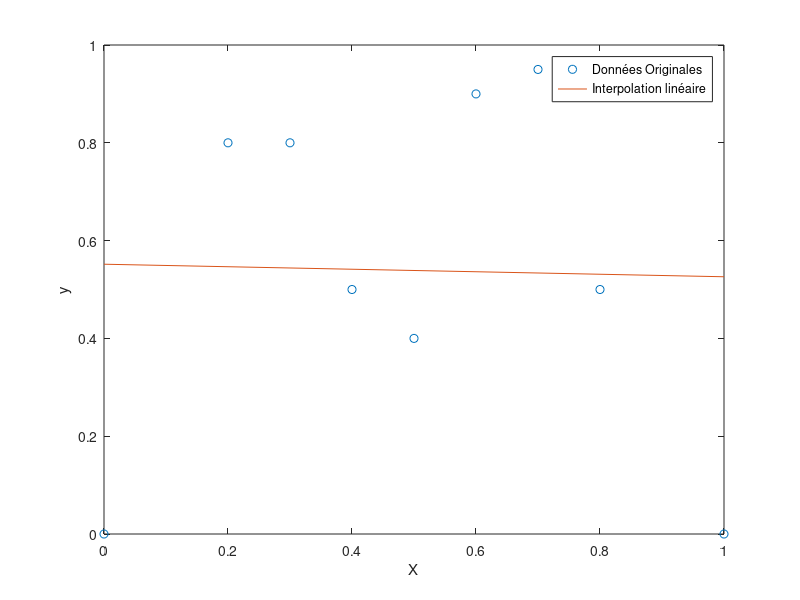
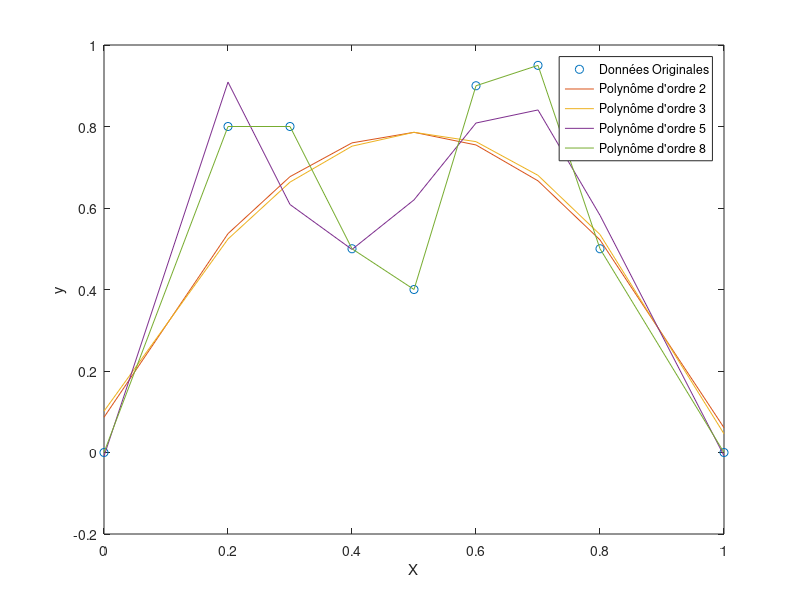

The MATLAB source for these figures, in order: (Note: this script raises an error after producing the figures.)
% Données
X = [0, 0.2, 0.3, 0.4, 0.5, 0.6, 0.7, 0.8, 1];
y = [0, 0.8, 0.8, 0.5, 0.4, 0.9, 0.95, 0.5, 0];

% Régression linéaire d'ordre 1 (polynôme de degré 1)
coefficients = polyfit(X, y, 1);

% Utilisation des coefficients pour évaluer le polynôme
y_interp = polyval(coefficients, X);

% Tracé des données originales et de l'interpolation
figure;
plot(X, y, 'o', 'DisplayName', 'Données Originales');
hold on;
plot(X, y_interp, '-', 'DisplayName', 'Interpolation linéaire');
xlabel('X');
ylabel('y');
legend('show');
%%%%%%%%%%%%%%%%%%%%%%%%%%%%%%%%%%%%%%%%%%%%%%%%%%%%%%%%%%%%%%%%%%%%%%%%%%%%%%%%%%%%%%%%%

% Ordres des polynômes
orders = [2, 3, 5, 8];

% Tracé des données originales
figure;
plot(X, y, 'o', 'DisplayName', 'Données Originales');
hold on;

% Boucle sur les différents ordres de polynômes
for i = 1:length(orders)
    % Régression polynomiale
    coefficients = polyfit(X, y, orders(i));

    % Utilisation des coefficients pour évaluer le polynôme
    y_interp = polyval(coefficients, X);

    % Tracé de l'interpolation
    plot(X, y_interp, '-', 'DisplayName', ['Polynôme d''ordre ', num2str(orders(i))]);
end

xlabel('X');
ylabel('y');
legend('show');

%%%%%%%%%%%%%%%%%%%%%%%%%%%%%%%%%%%%%%%%%%%%%%%%%%%%%%%%%%%%%%%%%%%%%%%%%%%%%%%%%%%%%%%%%%



% Interpolation using lagrangepoly function
P = lagrangepoly(X, y);

% Tracé des données originales
figure;
plot(X, y, 'o', 'DisplayName', 'Données Originales');
hold on;

% Tracé de l'interpolation
xx = linspace(min(X), max(X), 1000);  % Points pour le tracé plus fin
yy = lagrangepoly(X, y, xx);
plot(xx, yy, '-', 'DisplayName', 'Interpolation Lagrange');
xlabel('X');
ylabel('y');
legend('show');


function [P,R,S] = lagrangepoly(X,Y,XX)
%LAGRANGEPOLY  Lagrange interpolation polynomial fitting a set of points
%   [P,R,S] = LAGRANGEPOLY(X,Y)  where X and Y are row vectors
%   defining a set of N points uses Lagrange's method to find
%   the N-1th order polynomial in X that passes through these
%   points.
%
%   P returns the N coefficients defining the polynomial,
%   in the same order as used by POLY and POLYVAL (highest order first).
%   Then, polyval(P,X) = Y.
%
%   R returns the x-coordinates of the N-1 extrema of the resulting polynomial (roots of its derivative),
%   S returns the y-values  at those extrema.
%
%   YY = LAGRANGEPOLY(X,Y,XX) returns the values of the polynomial
%   sampled at the points specified in XX -- the same as
%   YY = POLYVAL(LAGRANGEPOLY(X,Y)).
%
%   Example:
%   To find the 4th-degree polynomial that oscillates between
%   1 and 0 across 5 points around zero, then plot the interpolation
%   on a denser grid inbetween:
%     X = -2:2;  Y = [1 0 1 0 1];
%     P = lagrangepoly(X,Y);
%     xx = -2.5:.01:2.5;
%     plot(xx,polyval(P,xx),X,Y,'or');
%     grid;
%   Or simply:
%     plot(xx,lagrangepoly(X,Y,xx));
%
%   Note: if you are just looking for a smooth curve passing through
%   a set of points, you can get a better fit with SPLINE, which
%   fits piecewise polynomials rather than a single polynomial.
%
%   See also: POLY, POLYVAL, SPLINE

% 2006-11-20 Dan Ellis dpwe@ee.columbia.edu
% $Header: $

%  For more info on Lagrange interpolation, see Mathworld:
%  http://mathworld.wolfram.com/LagrangeInterpolatingPolynomial.html

% Make sure that X and Y are row vectors
if size(X,1) > 1;  X = X'; end
if size(Y,1) > 1;  Y = Y'; end
if size(X,1) > 1 || size(Y,1) > 1 || size(X,2) ~= size(Y,2)
  error('both inputs must be equal-length vectors')
end
N = length(X);

pvals = zeros(N,N);

% Calculate the polynomial weights for each order
for i = 1:N
  % the polynomial whose roots are all the values of X except this one
  pp = poly(X( (1:N) ~= i));
  % scale so its value is exactly 1 at this X point (and zero
  % at others, of course)
  pvals(i,:) = pp ./ polyval(pp, X(i));
end

% Each row gives the polynomial that is 1 at the corresponding X
% point and zero everywhere else, so weighting each row by the
% desired row and summing (in this case the polycoeffs) gives
% the final polynomial
P = Y*pvals;

if nargin==3
  % output is YY corresponding to input XX
  YY = polyval(P,XX);
  % assign to output
  P = YY;
end

if nargout > 1
  % Extra return arguments are values where dy/dx is zero
  % Solve for x s.t. dy/dx is zero i.e. roots of derivative polynomial
  % derivative of polynomial P scales each power by its power, downshifts
  R = roots( ((N-1):-1:1) .* P(1:(N-1)) );
  if nargout > 2
    % calculate the actual values at the points of zero derivative
    S = polyval(P,R);
  end
end
end

%%%%%%%%%%%%%%%%%%%%%%%%%%%%%%%%%%%%%%%%%%%%%%%%%%%%%%%%%%%%%%%%%%%%%%%%%%%%%%%%%%%%%%%%%%

% % Interpolation using splines
% spl = spline(X, [0, y, 0]);  % Adding extra points for a complete spline
% xx = linspace(min(X), max(X), 1000);
% yy_spline = ppval(spl, xx);
%
% % Tracé des données originales
% figure;
% plot(X, y, 'o', 'DisplayName', 'Données Originales');
% hold on;
%
% % Tracé de l'interpolation avec splines
% plot(xx, yy_spline, '-', 'DisplayName', 'Interpolation Spline');
% xlabel('X');
% ylabel('y');
% legend('show');




